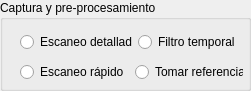
  <widget class="QGroupBox" name="groupBox_3">
   <property name="geometry">
    <rect>
     <x>440</x>
     <y>40</y>
     <width>251</width>
     <height>91</height>
    </rect>
   </property>
   <property name="title">
    <string>Captura y pre-procesamiento</string>
   </property>
   <widget class="QWidget" name="layoutWidget">
    <property name="geometry">
     <rect>
      <x>20</x>
      <y>30</y>
      <width>220</width>
      <height>25</height>
     </rect>
    </property>
    <layout class="QHBoxLayout" name="horizontalLayout_5">
     <item>
      <widget class="QRadioButton" name="Escanear">
       <property name="text">
        <string>Escaneo detallado</string>
       </property>
      </widget>
     </item>
     <item>
      <widget class="QRadioButton" name="Pre_procesa">
       <property name="text">
        <string>Filtro temporal</string>
       </property>
      </widget>
     </item>
    </layout>
   </widget>
   <widget class="QWidget" name="layoutWidget">
    <property name="geometry">
     <rect>
      <x>20</x>
      <y>60</y>
      <width>223</width>
      <height>25</height>
     </rect>
    </property>
    <layout class="QHBoxLayout" name="horizontalLayout_15">
     <item>
      <widget class="QRadioButton" name="rapido">
       <property name="text">
        <string>Escaneo rápido</string>
       </property>
      </widget>
     </item>
     <item>
      <widget class="QRadioButton" name="Referencia">
       <property name="text">
        <string>Tomar referencia</string>
       </property>
      </widget>
     </item>
    </layout>
   </widget>
  </widget>
